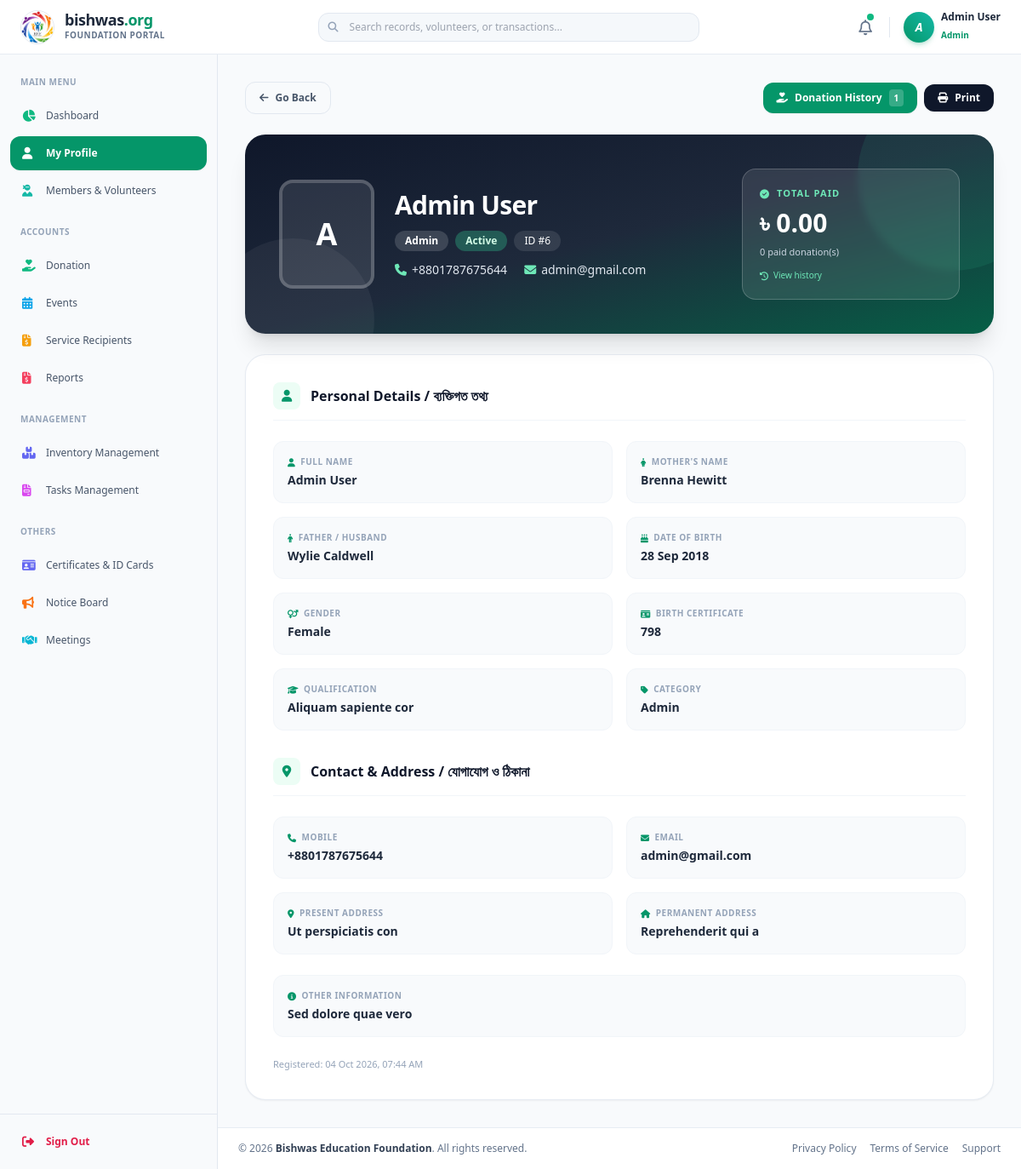
Page /portal/index.php?page=view_member&id=6 (signed in) on the committed database.
### tables this page shows
CREATE TABLE `branding_settings` (
  `id` int(11) NOT NULL DEFAULT 1,
  `site_title` varchar(255) DEFAULT 'Bishwas Education Foundation',
  `site_logo` varchar(255) DEFAULT 'public/assets/logo_BG.png',
  `favicon_icon` varchar(255) DEFAULT 'public/assets/logo.png'
);

CREATE TABLE `users` (
  `id` int(11) NOT NULL,
  `photo` varchar(255) DEFAULT NULL,
  `member_name` varchar(150) NOT NULL,
  `mother_name` varchar(150) NOT NULL DEFAULT '',
  `father_husband_name` varchar(150) NOT NULL DEFAULT '',
  `dob` date DEFAULT NULL,
  `gender` varchar(20) NOT NULL DEFAULT '',
  `id_type` varchar(30) DEFAULT NULL,
  `id_number` varchar(50) DEFAULT NULL,
  `qualification` varchar(150) DEFAULT NULL,
  `mobile_no` varchar(20) NOT NULL,
  `email` varchar(150) DEFAULT NULL,
  `present_address` text DEFAULT NULL,
  `permanent_address` text DEFAULT NULL,
  `other_info` varchar(255) DEFAULT NULL,
  `user_type` enum('Admin','General Member','Associate Member','Life Member','Volunteer Member') DEFAULT 'General Member',
  `status` enum('Active','Pending') NOT NULL DEFAULT 'Pending',
  `password` varchar(32) NOT NULL DEFAULT '827ccb0eea8a706c4c34a16891f84e7b',
  `created_at` timestamp NOT NULL DEFAULT current_timestamp()
);

### portal/pages/view_member.php (the view, shortened to what this page needs)
<?php
$connection = isset($db) ? $db : (isset($conn) ? $conn : null);
if ($connection) {
    mysqli_set_charset($connection, "utf8mb4");
}
$upload_dir = 'public/uploads/members/';
if (!function_exists('h')) {
    function h($s) { return htmlspecialchars((string) $s, ENT_QUOTES, 'UTF-8'); }
}
$id = (int) ($_GET['id'] ?? 0);
$st = mysqli_prepare($connection, "SELECT * FROM users WHERE id = ? LIMIT 1");
mysqli_stmt_bind_param($st, 'i', $id);
mysqli_stmt_execute($st);
$u = mysqli_fetch_assoc(mysqli_stmt_get_result($st));
$photo = ($u && !empty($u['photo']) && is_file($upload_dir . basename($u['photo'])))
    ? $upload_dir . basename($u['photo']) : '';
$donations     = [];
$total_paid    = 0;
$paid_count    = 0;
if ($u) {
    $email  = trim((string) $u['email']);
    $digits = preg_replace('/\D/', '', (string) $u['mobile_no']);
    $last10 = strlen($digits) >= 10 ? substr($digits, -10) : '';
    $sql = "SELECT id, amount, donation_type, fund, payment_method, transaction_id,
                   payment_status, donation_date
            FROM donations
            WHERE donor_id = ?
               OR (? <> '' AND email = ?)
               OR (? <> '' AND RIGHT(phone, 10) = ?)
            ORDER BY donation_date DESC, id DESC";
    $ds = mysqli_prepare($connection, $sql);
    mysqli_stmt_bind_param($ds, 'issss', $id, $email, $email, $last10, $last10);
    mysqli_stmt_execute($ds);
    $dres = mysqli_stmt_get_result($ds);
    while ($r = mysqli_fetch_assoc($dres)) {
        $donations[] = $r;
    }
}
function info_row($label, $value, $icon) {
    $v = trim((string) $value) === ''
        ? '<span class="text-slate-300">—</span>'
        : nl2br(h($value));
    return '<div class="p-4 rounded-xl bg-slate-50 border border-slate-100">
        <p class="text-[10px] font-bold uppercase tracking-wider text-slate-400 flex items-center gap-1.5">
            <i class="fa-solid ' . $icon . ' text-emerald-600"></i> ' . h($label) . '
        </p>
        <p class="text-sm font-semibold text-slate-800 mt-1 break-words">' . $v . '</p>
    </div>';
}
$dob_text = '';
if ($u && !empty($u['dob']) && $u['dob'] !== '0000-00-00') {
    $dob_text = date('d M Y', strtotime($u['dob']));
}
?>
<div class="max-w-4xl mx-auto space-y-6">
    <div class="flex items-center justify-between print:hidden">
        <button onclick="history.back()"
            class="px-4 py-2.5 border border-slate-200 rounded-xl text-xs font-semibold text-slate-600 hover:bg-slate-50 transition-colors flex items-center gap-2">
            <i class="fa-solid fa-arrow-left"></i> Go Back
        </button>
        <?php if ($u) { ?>
            <div class="flex items-center gap-2">
                <button onclick="openModal('memberDonationModal')"
                    class="px-4 py-2 bg-emerald-600 hover:bg-emerald-700 text-white rounded-xl text-xs font-semibold flex items-center gap-2 shadow-sm">
                    <i class="fa-solid fa-hand-holding-heart"></i>
                    Donation History
                    <span class="px-1.5 py-0.5 rounded bg-white/20 text-[10px]"><?= count($donations) ?></span>
                </button>
                <button onclick="window.print()"
                    class="px-4 py-2 bg-slate-900 hover:bg-slate-800 text-white rounded-xl text-xs font-semibold flex items-center gap-2 shadow-sm">
                    <i class="fa-solid fa-print"></i> Print
                </button>
            </div>
        <?php } ?>
    </div>
    <?php if (!$u) { ?>
        <div class="p-6 rounded-2xl bg-rose-50 border border-rose-200 text-rose-700 text-sm font-semibold">
            <i class="fa-solid fa-circle-exclamation"></i> User পাওয়া যায়নি।
        </div>
    <?php } else { ?>
    <div class="relative overflow-hidden rounded-3xl bg-gradient-to-br from-slate-900 via-slate-800 to-emerald-800 text-white shadow-xl [print-color-adjust:exact] [-webkit-print-color-adjust:exact]">
        <div class="absolute -top-16 -right-16 w-56 h-56 rounded-full bg-emerald-400/10"></div>
        <div class="absolute -bottom-20 -left-10 w-48 h-48 rounded-full bg-white/5"></div>
        <div class="relative p-6 sm:p-10 flex flex-col lg:flex-row lg:items-center gap-6">
            <div class="flex flex-col sm:flex-row items-center gap-6 flex-1 min-w-0">
                <?php if ($photo) { ?>
                    <img src="<?= h($photo) ?>" alt="Photo"
                        class="w-28 h-32 rounded-2xl object-cover border-4 border-white/20 shadow-lg shrink-0">
                <?php } else { ?>
                    <div class="w-28 h-32 rounded-2xl bg-white/10 border-4 border-white/20 flex items-center justify-center text-4xl font-bold shrink-0">
                        <?= h(mb_strtoupper(mb_substr($u['member_name'], 0, 1))) ?>
                    </div>
                <?php } ?>
                <div class="text-center sm:text-left space-y-3 min-w-0">
                    <h1 class="text-2xl sm:text-3xl font-extrabold tracking-tight break-words"><?= h($u['member_name']) ?></h1>
                    <div class="flex flex-wrap justify-center sm:justify-start gap-2">
                        <span class="px-3 py-1 rounded-full bg-white/15 text-xs font-semibold"><?= h($u['user_type']) ?></span>
                        <span class="px-3 py-1 rounded-full text-xs font-semibold <?= $u['status'] == 'Active' ? 'bg-emerald-400/30 text-emerald-100' : 'bg-amber-400/30 text-amber-100' ?>">
                            <?= h($u['status'] ?: 'Pending') ?>
                        </span>
                        <span class="px-3 py-1 rounded-full bg-white/10 text-xs">ID #<?= (int) $u['id'] ?></span>
                    </div>
                    <div class="flex flex-col sm:flex-row sm:flex-wrap gap-x-5 gap-y-1 text-sm text-slate-200">
                        <span><i class="fa-solid fa-phone mr-1.5 text-emerald-300"></i>+88<?= h($u['mobile_no']) ?></span>
                        <?php if ($u['email'] != '') { ?>
                            <span class="break-all"><i class="fa-solid fa-envelope mr-1.5 text-emerald-300"></i><?= h($u['email']) ?></span>
                        <?php } ?>
                    </div>
                </div>
            </div>
            <button type="button" onclick="openModal('memberDonationModal')"
                class="shrink-0 w-full lg:w-64 text-left rounded-2xl bg-white/10 hover:bg-white/15 border border-white/20 backdrop-blur-sm p-5 transition-colors print:hidden">
                <div class="flex items-center gap-2 text-emerald-300 text-[11px] font-bold uppercase tracking-widest">
                    <i class="fa-solid fa-circle-check"></i> Total Paid
                </div>
                <div class="text-3xl font-extrabold mt-2 break-words">
                    ৳ <?= number_format($total_paid, 2) ?>
                </div>
                <div class="text-[11px] text-slate-300 mt-2">
                    <?= (int) $paid_count ?> paid donation(s)
                </div>
                <div class="text-[10px] text-emerald-300 mt-3 flex items-center gap-1.5">
                    <i class="fa-solid fa-clock-rotate-left"></i> View history
                </div>
            </button>
        </div>
    </div>
    <div class="bg-white rounded-3xl shadow-sm border border-slate-200/80 p-6 sm:p-8 space-y-6">
        <div class="flex items-center gap-3 border-b border-slate-100 pb-3">
            <span class="w-8 h-8 rounded-lg bg-emerald-50 text-emerald-600 flex items-center justify-center text-sm">
                <i class="fa-solid fa-user"></i>
            </span>
            <h2 class="text-base font-bold text-slate-900">Personal Details / ব্যক্তিগত তথ্য</h2>
        </div>
        <div class="grid grid-cols-1 sm:grid-cols-2 gap-4">
            <?php
            echo info_row('Full Name', $u['member_name'], 'fa-user');
            echo info_row("Mother's Name", $u['mother_name'], 'fa-person-dress');
            echo info_row('Father / Husband', $u['father_husband_name'], 'fa-person');
            echo info_row('Date of Birth', $dob_text, 'fa-cake-candles');
            echo info_row('Gender', $u['gender'], 'fa-venus-mars');
            echo info_row($u['id_type'] ?: 'ID Type', $u['id_number'], 'fa-id-card');
            echo info_row('Qualification', $u['qualification'], 'fa-graduation-cap');
            echo info_row('Category', $u['user_type'], 'fa-tag');
            ?>
        </div>
        <div class="flex items-center gap-3 border-b border-slate-100 pb-3 pt-2">
            <span class="w-8 h-8 rounded-lg bg-emerald-50 text-emerald-600 flex items-center justify-center text-sm">
                <i class="fa-solid fa-location-dot"></i>
            </span>
            <h2 class="text-base font-bold text-slate-900">Contact & Address / যোগাযোগ ও ঠিকানা</h2>
        </div>
        <div class="grid grid-cols-1 sm:grid-cols-2 gap-4">
            <?php
            echo info_row('Mobile', '+88' . $u['mobile_no'], 'fa-phone');
            echo info_row('Email', $u['email'], 'fa-envelope');
            echo info_row('Present Address', $u['present_address'], 'fa-location-dot');
            echo info_row('Permanent Address', $u['permanent_address'], 'fa-house');
            ?>
        </div>
        <?php echo info_row('Other Information', $u['other_info'], 'fa-circle-info'); ?>
        <?php if (!empty($u['created_at'])) { ?>
            <p class="text-[11px] text-slate-400">
                Registered: <?= h(date('d M Y, h:i A', strtotime($u['created_at']))) ?>
            </p>
        <?php } ?>
    </div>
    <?php } ?>
</div>

### portal/includes/header.php (shortened to what this page needs)
<?php
    include '../database/db.php';
    $sql = "SELECT * FROM branding_settings WHERE id = 1 LIMIT 1";
    $result = mysqli_query($db, $sql);
    $data = ($result && mysqli_num_rows($result) > 0) ? mysqli_fetch_assoc($result) : null;
    $site_title   = $data['site_title'] ?? 'Bishwas Education Foundation';
    $favicon_icon = !empty($data['favicon_icon']) ? $data['favicon_icon'] : 'public/assets/logo.png';
?>
<!DOCTYPE html>
<html lang="en">
<head>
    <script src="https://cdn.tailwindcss.com"></script>
    <link href="https://cdnjs.cloudflare.com/ajax/libs/font-awesome/6.4.0/css/all.min.css" rel="stylesheet">
</head>
<body class="bg-slate-50 font-sans text-slate-800 antialiased h-screen overflow-hidden flex flex-col">
    <header class="h-16 bg-white border-b border-slate-200/80 shadow-xs z-40 shrink-0 flex items-center justify-between px-4 lg:px-6">
        <div class="flex items-center gap-3">
            <a href="#" class="flex items-center gap-3 group">
                <div class="w-10 h-10 shrink-0 rounded-full overflow-hidden flex items-center justify-center border border-slate-200 shadow-xs group-hover:scale-105 transition-all">
                    <img src="../public/assets/<?php echo $favicon_icon; ?>" alt="Logo" class="w-full h-full object-cover" onerror="this.onerror=null; this.src='https://via.placeholder.com/40?text=BF';">
                </div>
                <div class="hidden sm:block">
                    <h1 class="font-bold text-lg leading-none tracking-tight text-slate-800 group-hover:text-emerald-600 transition-colors">
                        bishwas<span class="text-emerald-600 font-black">.org</span>
                    </h1>
                    <span class="text-[10px] text-slate-500 font-semibold tracking-wider uppercase block mt-0.5">
                        Foundation Portal
                    </span>
                </div>
            </a>
        </div>
        <div class="hidden md:flex items-center flex-1 max-w-md mx-8">
            <div class="relative w-full">
                <span class="absolute inset-y-0 left-0 pl-3 flex items-center text-slate-400">
                    <i class="fa-solid fa-magnifying-glass text-xs"></i>
                </span>
                <input type="text" placeholder="Search records, volunteers, or transactions..." class="w-full pl-9 pr-4 py-2 bg-slate-100/70 border border-slate-200 rounded-xl text-xs focus:outline-none focus:border-emerald-500 focus:bg-white transition-all">
            </div>
        </div>
        <div class="flex items-center gap-3">
            <button class="relative p-2 text-slate-500 hover:text-emerald-600 hover:bg-slate-100 rounded-xl transition-colors">
                <i class="fa-regular fa-bell text-lg"></i>
                <span class="absolute top-1.5 right-1.5 w-2 h-2 bg-emerald-500 rounded-full ring-2 ring-white"></span>
            </button>
            <div class="flex items-center gap-3 pl-1">
                <a href="index.php?page=view_member&id=<?= isset($_SESSION['user_id']) ? (int) $_SESSION['user_id'] : 0 ?>" class="flex items-center gap-2 group">
                    <div class="w-9 h-9 rounded-full bg-gradient-to-tr from-emerald-600 to-teal-500 text-white font-bold text-sm flex items-center justify-center shadow-md shadow-emerald-600/20">
                        <i><?php echo isset($_SESSION['member_name']) ? substr($_SESSION['member_name'], 0, 1) : 'U'; ?></i>
                    </div>
                    <div class="hidden lg:block text-left">
                        <h4 class="text-xs font-bold text-slate-800 leading-tight"><?php echo isset($_SESSION['member_name']) ? ($_SESSION['member_name']) : 'User Name'; ?></h4>
                        <span class="text-[10px] text-emerald-600 font-semibold"><?php echo isset($_SESSION['user_type']) ? ($_SESSION['user_type']) : 'User Type'; ?></span>
                    </div>
                </a>
            </div>
        </div>
    </header>

### portal/index.php (shortened to what this page needs)
<?php
    include 'includes/header.php';
?>
    <div class="flex-1 flex overflow-hidden relative">
        <?php include 'includes/sidebar.php'; ?>
        <main class="flex-1 overflow-y-auto flex flex-col justify-between bg-slate-50">
            <div class="p-4 sm:p-6 lg:p-8 space-y-6">
                <?php
                $page = isset($_GET['page']) ? $_GET['page'] : 'dashboard';
                switch ($page) {
                    case 'view_member':
                        $filePath = 'pages/view_member.php';
                        break;
                }
                if (file_exists($filePath)) {
                    include $filePath;
                } else {
                    include 'pages/404.php';
                }
                ?>
            </div>
            <footer class="bg-white border-t border-slate-200/80 py-4 px-6">
                <div class="flex flex-col sm:flex-row items-center justify-between gap-3 text-xs text-slate-500">
                    <p>© <?php echo date('Y'); ?> <span class="font-semibold text-slate-700"><a href="https://bishwas.org" target="_blank" class="hover:text-emerald-600 transition-colors"><?php echo isset($site_title) ? $site_title : 'Bishwas'; ?></a></span>. All rights reserved.</p>
                    <div class="flex items-center gap-4">
                        <a href="#" class="hover:text-emerald-600 transition-colors">Privacy Policy</a>
                        <a href="#" class="hover:text-emerald-600 transition-colors">Terms of Service</a>
                        <a href="#" class="hover:text-emerald-600 transition-colors">Support</a>
                    </div>
                </div>
            </footer>
        </main>
    </div>
<?php include 'includes/footer.php'; ?>

### rows in the picture
branding_settings: favicon_icon (picture), site_title "Bishwas Education Foundation"
users: member_name "A", member_name "Admin User", user_type "Admin", status "Active", id "6", mobile_no "01787675644", email "admin@gmail.com", member_name "Admin User Brenna Hewitt Wylie Caldwell 28 Sep 2018 Female 798 Aliquam sapiente cor Admin admin@gmail.com Ut perspiciatis con Reprehenderit qui a Sed dolore quae vero", id_type "BIRTH CERTIFICATE", created_at "04 Oct 2026, 07:44 AM"

### other values in the picture
substr($_SESSION['member_name'], 0, 1) "A"
$_SESSION['member_name'] "Admin User"
$_SESSION['user_type'] "Admin"
count($donations) "1"
$total_paid "0.00"
$paid_count "0"
$label "FULL NAME MOTHER'S NAME FATHER / HUSBAND DATE OF BIRTH GENDER QUALIFICATION CATEGORY MOBILE EMAIL PRESENT ADDRESS PERMANENT ADDRESS OTHER INFORMATION"
$value "+8801787675644"
